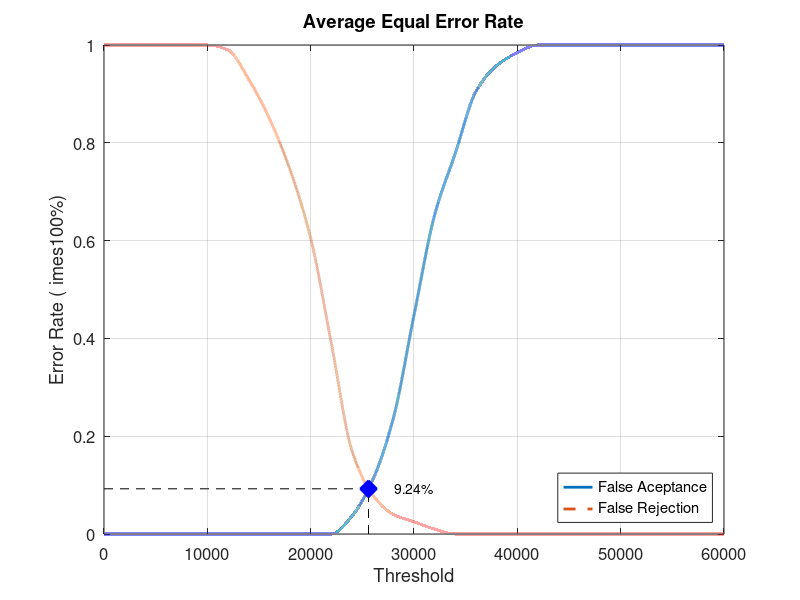
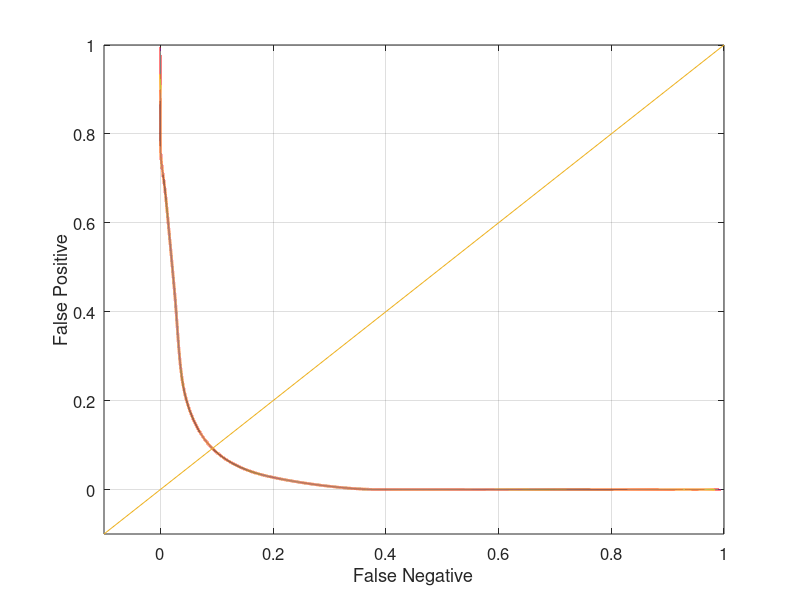

Here is the MATLAB script that generated these plots, in order:
close all;
clear;
clc;
x = 0:2000:60000;
xq = 0:0.5:60000;

y0 = [0 0 0 0 0 0 0 0 0 0 0 0 0.0368421 0.110526 0.236842 0.447368 0.652632 0.778947 0.905263 0.957895 0.984211 1 1 1 1 1 1 1 1 1 1]
yy0 = interp1(x, y0, xq, 'pchip');
y1 = [1 1 1 1 1 1 0.99 0.93 0.85 0.745 0.605 0.39 0.17 0.08 0.04 0.025 0.01 0 0 0 0 0 0 0 0 0 0 0 0 0 0]
yy1 = interp1(x, y1, xq, 'pchip');

% Calculating EER: 
y2 = abs(y0 - y1);
find(y2 == min(y2))
yy2 = abs(yy0 - yy1);
xEER = find(yy2 == min(yy2));
xEERIndex = xq(xEER) % X-axis EER
yEER = yy0(xEER) % Y-axis EER

main = figure
plot(xq, yy0,'-','LineWidth', 2);	hold on
plot(xq, yy1,'--','LineWidth', 2);	hold on
plot([xEERIndex xEERIndex], [0 yEER], 'k--');	hold on
plot([0 xEERIndex], [yEER yEER], 'k--');	hold on
plot(xEERIndex, yEER, 'bx', 'LineWidth', 10);	hold on
text(xEERIndex + 10 * xEERIndex / 100, yEER, [num2str(round((10000 * yEER)) / 100) '%'])
legend('False Aceptance', 'False Rejection', 'Location', 'SouthEast')
xlabel('Threshold')
ylabel('Error Rate (	imes100%)')
title('Average Equal Error Rate')
set(gca, 'FontSize', 12)
axis([0 60000 0 1])
grid on

print(main, 'Database3_4Main', '-dpng');
FNRxFPR = figure('Color', [1 1 1]);
plot(yy1, yy0, '-', yy1, yy0, 'LineWidth', 2);
hold on
y = -0.1:0.1:1
plot(y, y); 
set(gca, 'FontSize', 12)
xlabel('False Negative')
ylabel('False Positive')
axis([-0.1 1 -0.1 1])
set(gca, 'FontSize', 12)
grid on

print(FNRxFPR, 'Database3_4FNRxFPR','-dpng');
